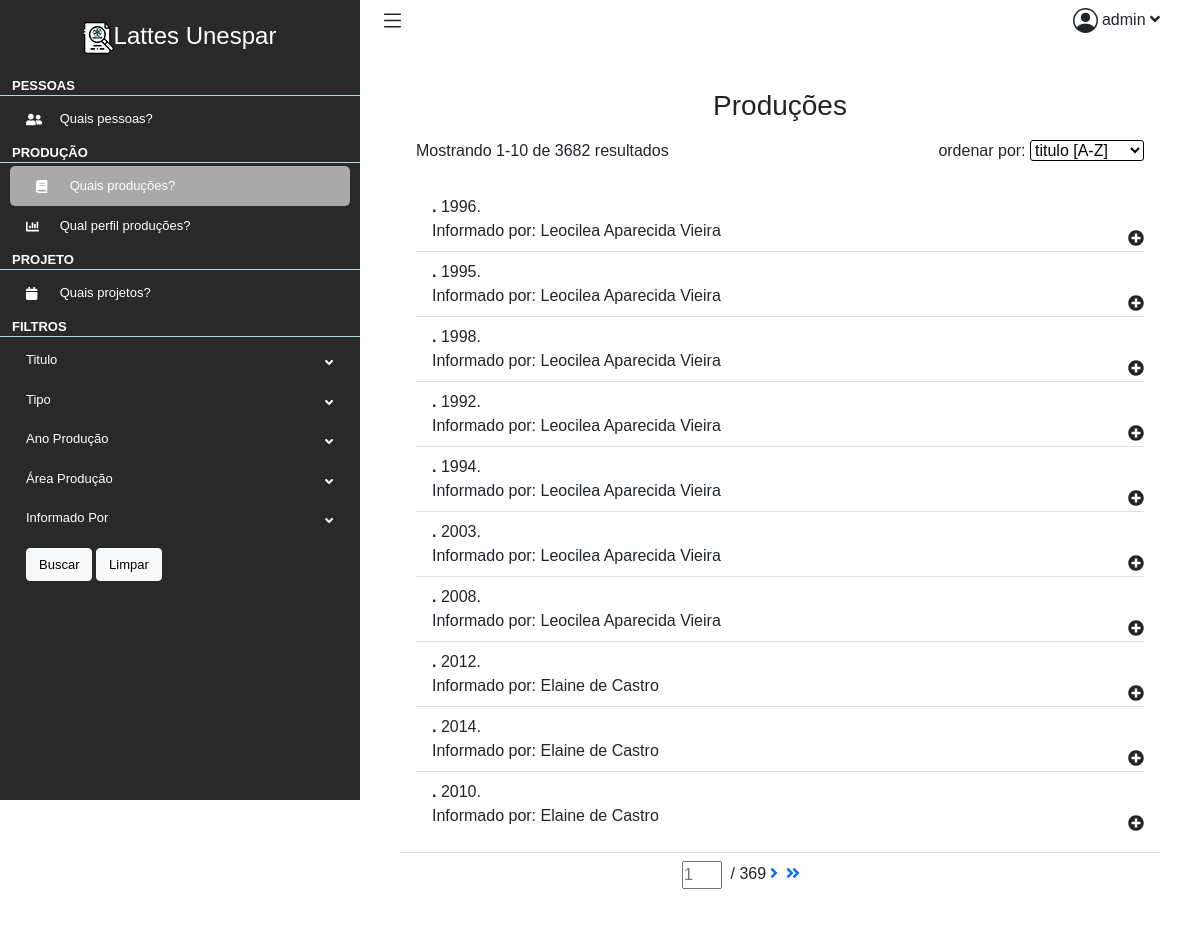
/lattes/producoes (signed in), run on an earlier commit of the app's database.
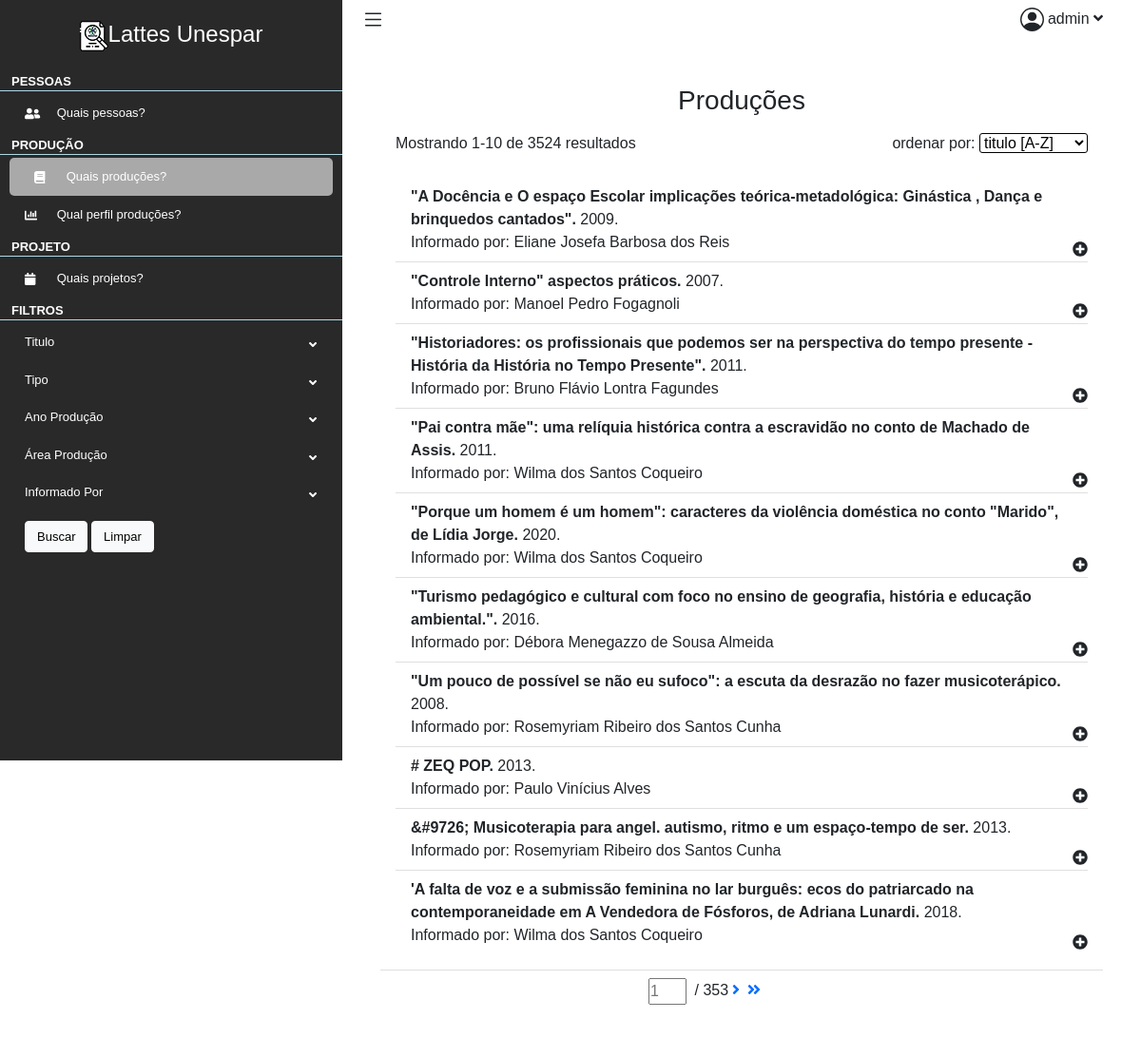
And on a later commit of the database.
### lattes/models.py (models this page shows, shortened)
class Producao(models.Model):
    ano = models.IntegerField()
    informadoPor = models.CharField(max_length=255)
    tipo = models.CharField(max_length=255)
    tipoAgrupador = models.CharField(max_length=255)
    titulo = models.CharField(max_length=255)

### lattes/views.py (the view)
# urls.py: path("producoes", views.producoes, name="producoes"),
@login_required
def producoes(request):
    context = {}
    regex = re.compile('(-?[A-Za-z]*)')
    unicode = re.compile('[A-Za-z_Á-û]*')
    ordenar = regex.match(str(request.GET.get('ordenar'))).group()
    area = request.GET.get('area')
    grandeArea = request.GET.get('grandeArea')
    if ordenar == 'None':
        ordenar = 'titulo'
    producoes = Producao.objects.all()
    if valid_param(grandeArea):
        print(f'fadfsfaffsdfsaf {grandeArea}')
        producoes = producoes.filter(areas_conhecimento__grandeArea=grandeArea)
    elif valid_param(area):
        producoes = producoes.filter(areas_conhecimento__area=area)
    producoes_filtrada = ProducaoFilter(
        request.GET,
        queryset=producoes.order_by(ordenar)
    )
    paginator = Paginator(producoes_filtrada.qs, 10)
    page_number = request.GET.get('page')
    producoes_page = paginator.get_page(page_number)
    areas = AreaConhecimento.objects.all().values('grandeArea', 'area').annotate(total=Count('id'))
    context["areas"] = areas
    context["grande_areas"] = grande_areas(areas)
    context["producoes"] = zip(producoes_page ,[producao.palavrasChave.all() for producao in producoes_page.object_list], [producao.areas_conhecimento.all() for producao in producoes_page.object_list], [producao.setores_atividade.all() for producao in producoes_page.object_list])
    context["Producao_page"] = producoes_page
    context["producoes_filtradas"] = producoes_filtrada
    return render(request, "lattes/producoes/producoes.html", context)

### lattes/templatetags/lattes_extras.py (called while the page is built)
@register.simple_tag
def my_url(value, field_name, urlencode=None):
    url = '?{}={}'.format(field_name, value)
    if urlencode:
        querystring = urlencode.split('&')
        f_querystring = filter(lambda p: p.split('=')[0]!=field_name, querystring)
        e_querystring = '&'.join(f_querystring)
        url='{}&{}'.format(url, e_querystring)
    return url

@register.filter
def replace(value, arg):
    if len(arg.split('|')) != 2:
        return value
    what, to = arg.split('|')
    return value.replace(what, to)

### lattes/views.py (called while the page is built)
def grande_areas(list):
    result = []
    for dictionary in list:
        grandeArea = dictionary['grandeArea']
        area = dictionary['area']
        total = dictionary['total']
        if not grandeArea in [dictionary['grandeArea'] for dictionary in result]:
            result.append({'grandeArea':grandeArea, 'total':total})
        else:
            for dictionary in result:
                if dictionary['grandeArea'] == grandeArea:
                    index = result.index(dictionary)
                    result.__setitem__(index, {'grandeArea':grandeArea, 'total':total + result.__getitem__(index)['total']})
    return result

### lattes/templates/lattes/producoes/producoes.html (shortened to what this page needs)
{% extends 'lattes/layout.html' %}
{% load lattes_extras %}
{% load static %}
{% block main %}
<div class="container-fluid p-0">
    <div class="row">
        <div class="col-12">
            <div class="card">
                <div class="card-header">
                    <h1 class="h3 mb-3" style="text-align: center;">Produções</h1>
                    <div id="info">
                        <div>Mostrando {{ Producao_page.start_index }}-{{ Producao_page.end_index }} de {{ Producao_page.paginator.count }} resultados</div>
                        <div>ordenar por:
                            <select id="ordenar" form="filtro" name="ordenar">
                                <option value="titulo">titulo [A-Z]</option>
                            </select>
                        </div>
                    </div>
                </div>
                <div class="card-body">
                    <ul class="list-group list-group-flush">
                        {% for producao, palavras_chave, areas_conhecimento, setores_atividade in producoes%}
                        <li class="list-group-item">
                            <b>{{ producao.titulo}}.</b> {{ producao.ano }}.<br>
                            Informado por: {{ producao.informadoPor }} <br>
                            <div class="drop-bnt"><i class="fa fa-plus-circle"></i></div>
                        </li>
                        {% endfor %}
                    </ul>
                </div>
                <div class="card-footer">
                    <div class="paginator">
                        <form method="GET">
                            <input type="number" name="page" placeholder="{{Producao_page.number}}"> /
                            {{Producao_page.paginator.num_pages}}
                        </form>
                        {% if Producao_page.has_next %}
                        <a href="{% my_url Producao_page.next_page_number 'page' request.GET.urlencode %}"><i
                                class="fas fa-angle-right"></i></a>
                        <a href="{% my_url Producao_page.paginator.num_pages 'page' request.GET.urlencode %}"><i
                                class="fas fa-angle-double-right"></i></a>
                        {% endif %}
                    </div>
                </div>
            </div>
        </div>
    </div>
</div>
{% endblock %}
{% block filtro %}
<form method="GET" id="filtro">
    <li>
        <div class="drop-bnt">
            Titulo <i class="fas fa-angle-down"></i>
        </div>
    </li>
    <li>
        <div class="drop-bnt">
            Tipo <i class="fa fa-angle-down"></i>
        </div>
    </li>
    <li>
        <div class="drop-bnt">
            Ano Produção <i class="fas fa-angle-down"></i>
        </div>
    </li>
    <li id="filtro-area">
        <div class="drop-bnt">
        Área Produção <i class="fas fa-angle-down"></i>
        </div>
    </li>
    <li>
        <div class="drop-bnt">
            Informado Por <i class="fas fa-angle-down"></i>
        </div>
    </li>
    <div class="submit">
        <input type="submit" value="Buscar" class="btn btn-light" id="btn-submit">
        <button type="button" class="btn btn-light" onclick="Limpar()" id="btn-limpar">Limpar</button>
    </div>
</form>
{% endblock %}

What changed in the data, as far as the page shows it:
removed Producao: ano "1996", informadoPor "Leocilea Aparecida Vieira"
removed Producao: ano "1995", informadoPor "Leocilea Aparecida Vieira"
removed Producao: ano "1998", informadoPor "Leocilea Aparecida Vieira"
removed Producao: ano "1992", informadoPor "Leocilea Aparecida Vieira"
removed Producao: ano "1994", informadoPor "Leocilea Aparecida Vieira"
removed Producao: ano "2003", informadoPor "Leocilea Aparecida Vieira"
removed Producao: ano "2008", informadoPor "Leocilea Aparecida Vieira"
removed Producao: ano "2012", informadoPor "Elaine de Castro"
removed Producao: ano "2014", informadoPor "Elaine de Castro"
removed Producao: ano "2010", informadoPor "Elaine de Castro"
added Producao: titulo "\"A Docência e O espaço Escolar implicações teórica-metadológica: Ginástica , Dança e brinquedos cantados\"", ano "2009", informadoPor "Eliane Josefa Barbosa dos Reis"
added Producao: titulo "\"Controle Interno\" aspectos práticos", ano "2007", informadoPor "Manoel Pedro Fogagnoli"
added Producao: titulo "\"Historiadores: os profissionais que podemos ser na perspectiva do tempo presente - História da História no Tempo Presente\"", ano "2011", informadoPor "Bruno Flávio Lontra Fagundes"
added Producao: titulo "\"Pai contra mãe\": uma relíquia histórica contra a escravidão no conto de Machado de Assis", ano "2011", informadoPor "Wilma dos Santos Coqueiro"
added Producao: titulo "\"Porque um homem é um homem\": caracteres da violência doméstica no conto \"Marido\", de Lídia Jorge", ano "2020", informadoPor "Wilma dos Santos Coqueiro"
added Producao: titulo "\"Turismo pedagógico e cultural com foco no ensino de geografia, história e educação ambiental.\"", ano "2016", informadoPor "Débora Menegazzo de Sousa Almeida"
added Producao: titulo "\"Um pouco de possível se não eu sufoco\": a escuta da desrazão no fazer musicoterápico", ano "2008", informadoPor "Rosemyriam Ribeiro dos Santos Cunha"
added Producao: titulo "# ZEQ POP", ano "2013", informadoPor "Paulo Vinícius Alves"
added Producao: titulo "&#9726; Musicoterapia para angel. autismo, ritmo e um espaço-tempo de ser", ano "2013", informadoPor "Rosemyriam Ribeiro dos Santos Cunha"
added Producao: titulo "'A falta de voz e a submissão feminina no lar burguês: ecos do patriarcado na contemporaneidade em A Vendedora de Fósforos, de Adriana Lunardi", ano "2018", informadoPor "Wilma dos Santos Coqueiro"
Also different on the page:
{{ Producao_page.paginator.count }}: "3682" → "3524"
{{ Producao_page.paginator.num_pages }}: "369" → "353"
